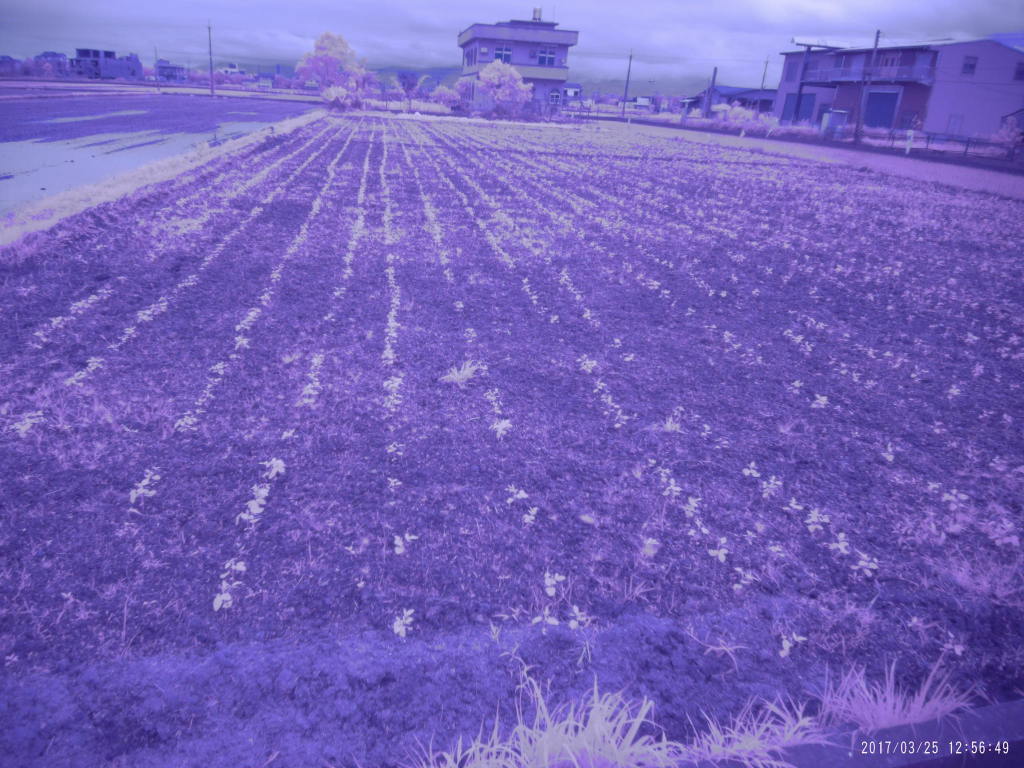
#> input picture images/ndvi1.jpg, 2048 x 1536 px (shown at 1/2 size)
$ python lab.py --image ../images/ndvi1.jpg --ndvi ../images/ndvi2.jpg
#> lines starting #> are read from the running program, lines starting #| are printed output that depends on the picture; after the words box and inside, x2 and y2 are one past the last pixel; in counts of white or black regions, pixels touching at a corner belong together
#> further down, image is the input picture: shape (1536, 2048, 3); mean B, G, R 185.8, 98.1, 115.2
# import the necessary packages
from scipy.spatial import distance as dist
import imutils
import numpy as np
import cv2
import argparse

def replaceColor(image, fromC=[0,0,0], toC=[255,255,255]):
    image[np.where((image==fromC).all(axis=2))] = toC
    return image

def createMask(grayImg, th=104):
    masked = cv2.inRange(grayImg, th, 255)
    return masked

def getRedArea(image, th=104):
#> called with th = 105
    cspace = cv2.cvtColor(image, cv2.COLOR_BGR2LAB)
#> cspace: shape (600, 800, 3); mean of channels 0, 1, 2 119.4, 156.2, 83.8
    channels = cv2.split(cspace)
    cv2.imshow("L", channels[0])
    cv2.imshow("A", channels[1])
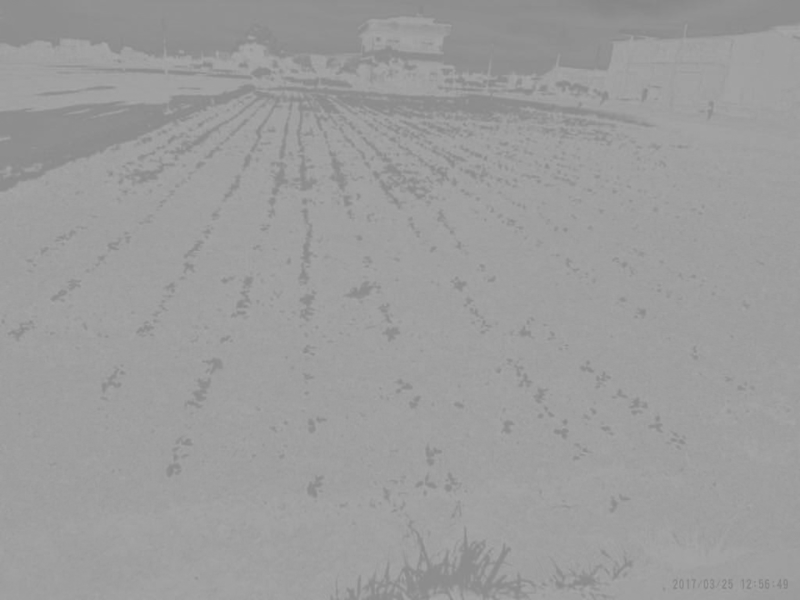
#> window 'A': shape (600, 800); min 134, max 168, mean 156.2
    cv2.imshow("B", channels[2])
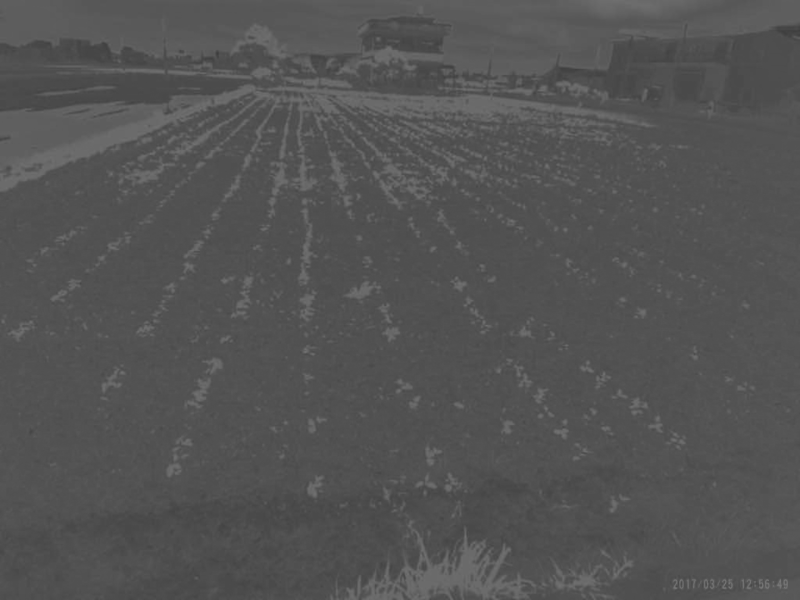
#> window 'B': shape (600, 800); min 61, max 120, mean 83.8

    mask = createMask(channels[2], th)   # NDVI red area
#> in createMask, `masked = cv2.inRange(grayImg, th, 255)`:
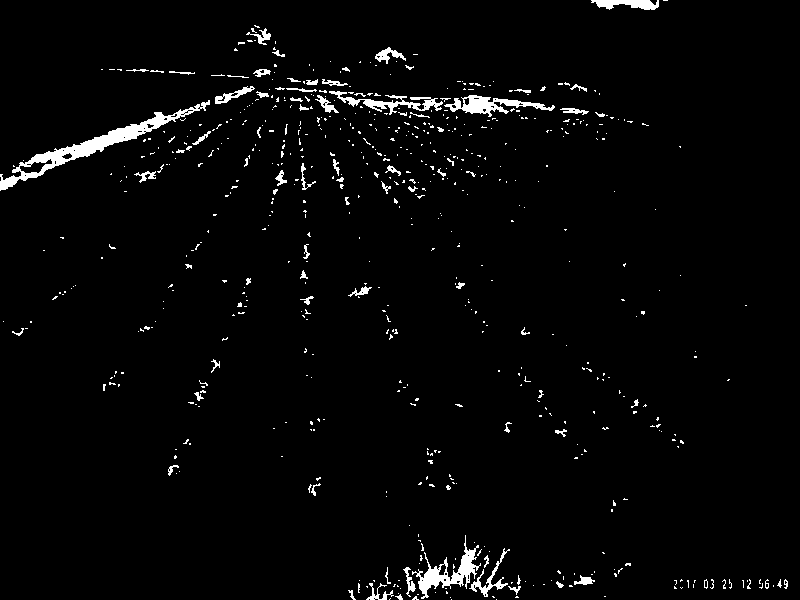
#> masked: shape (600, 800); 2.6% white; 639 white regions (561 under 20 px), largest, box (x1, y1, x2, y2) and area: (0, 100, 210, 191) 2412, (412, 535, 481, 599) 1147, (444, 95, 555, 117) 916
    return mask

def getGreenArea(image, th=135):
#> called with th = 132
    cspace = cv2.cvtColor(image, cv2.COLOR_BGR2HSV)
#> cspace: shape (600, 800, 3); mean H, S, V 125.8, 123.5, 185.8
    channels = cv2.split(cspace)
    cv2.imshow("H", channels[0])
    cv2.imshow("S", channels[1])
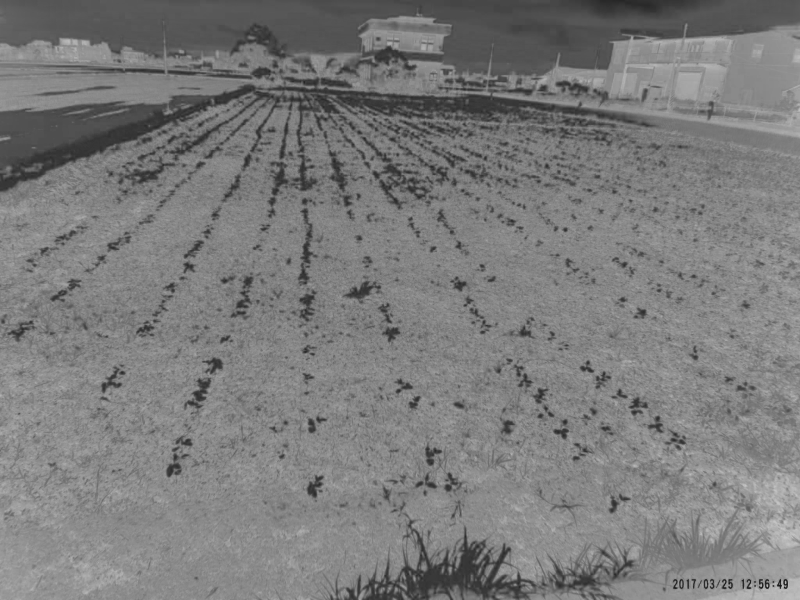
#> window 'S': shape (600, 800); min 21, max 198, mean 123.5
    cv2.imshow("V", channels[2])
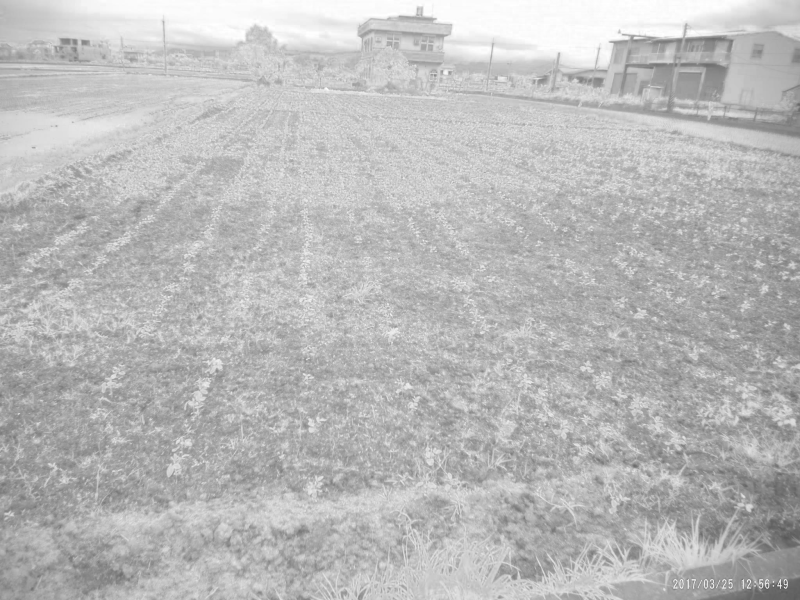
#> window 'V': shape (600, 800); min 78, max 255, mean 185.8

    mask = createMask(channels[1], th)  #NDVI green area
#> in createMask (call 2), `masked = cv2.inRange(grayImg, th, 255)`: masked: shape (600, 800); 48.9% white; 2590 white regions (2371 under 20 px), largest, box (x1, y1, x2, y2) and area: (0, 166, 800, 600) 168858, (536, 26, 800, 139) 16283, (0, 178, 214, 336) 13213
    return mask

def getYellowArea(image, th=124):
    #cspace = cv2.cvtColor(image, cv2.COLOR_BGR2LAB)
    #channels = cv2.split(cspace)
    #mask = createMask(channels[1], th)   # NDVI yellow area
#> called with th = 153
    yellow = (255 -  getGreenArea(image, 255-th))
#> call 3 of createMask, with th = 102
#> in createMask (call 3), `masked = cv2.inRange(grayImg, th, 255)`:
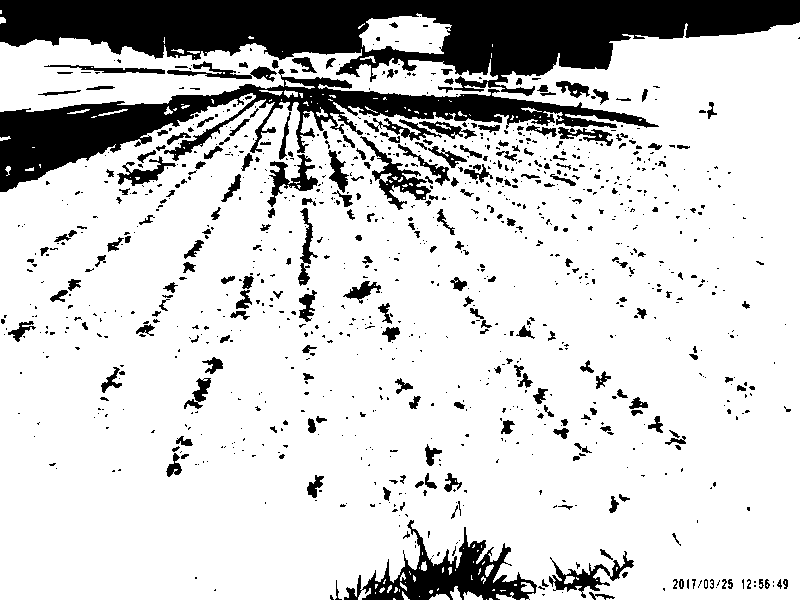
#> masked: shape (600, 800); 81.3% white; 1021 black regions (776 under 20 px), largest, box (x1, y1, x2, y2) and area: (0, 0, 800, 96) 39463, (0, 69, 659, 192) 19411, (344, 520, 537, 600) 5308
    return yellow

ap = argparse.ArgumentParser()
ap.add_argument("-i", "--image", required=True, help="NDVI image")
ap.add_argument("-n", "--ndvi", required=True, help="Correct ndvi image.")
args = vars(ap.parse_args())

image = cv2.imread(args["image"])
image = imutils.resize(image, width = 800)

redArea = getRedArea(image=image, th=105)
greenArea = getGreenArea(image=image, th=132)
yellowArea = getYellowArea(image=image, th=153)

#cv2.imshow("Original", image)
cv2.imshow("NDVI Original", cv2.imread(args["ndvi"]))
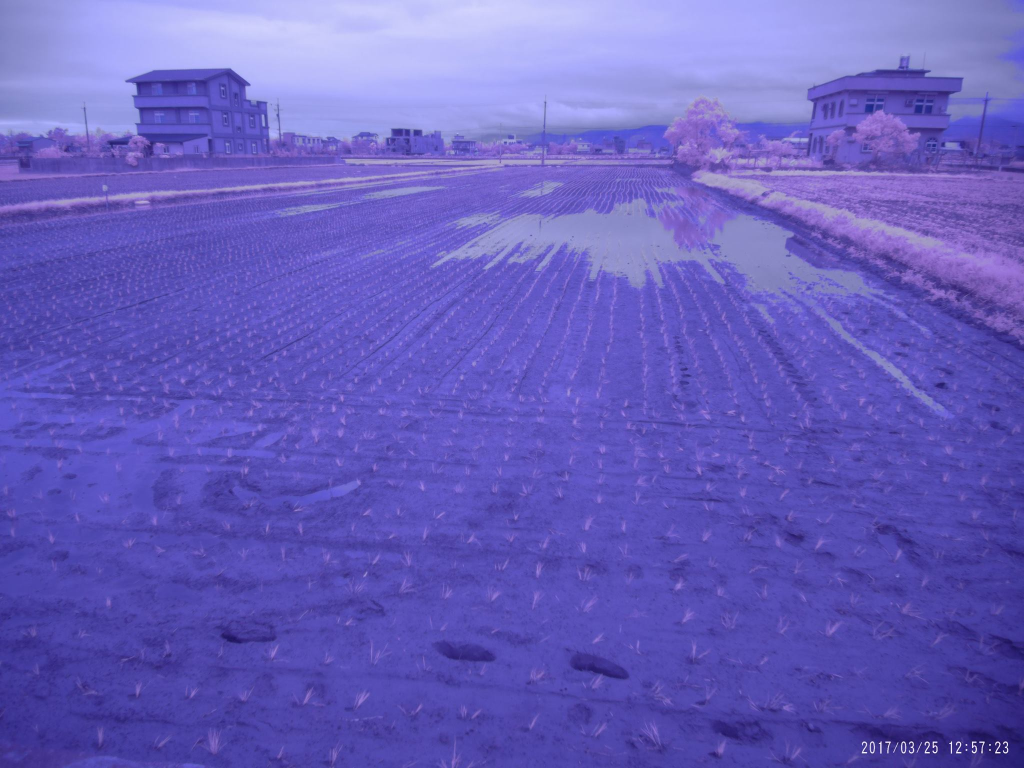
#> input picture images/ndvi2.jpg, 2048 x 1536 px (shown at 1/2 size)
cv2.imshow("RED", redArea)
cv2.imshow("GREEN", greenArea)
cv2.imshow("YELLOW", yellowArea)

cv2.waitKey(0)
